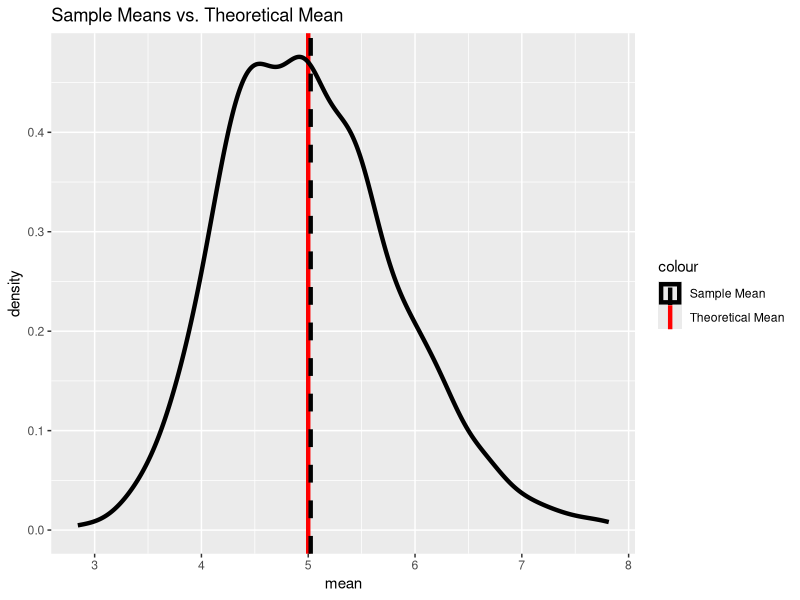
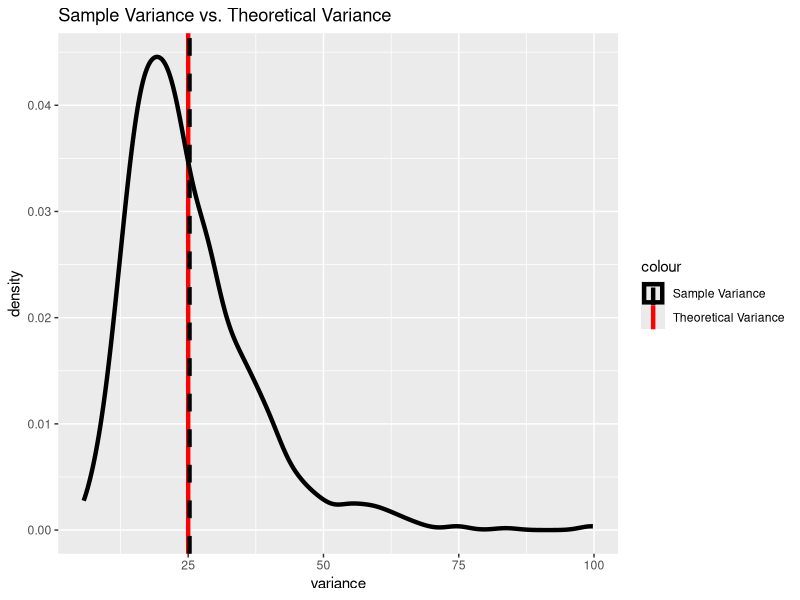
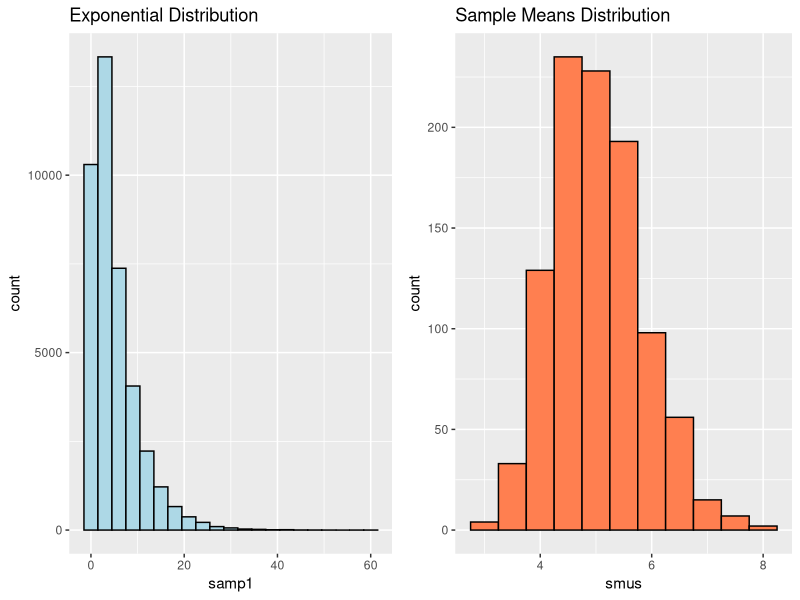

Write the R code that produced these figures, in order.
## ---- chunk 1
knitr::opts_chunk$set(echo = TRUE)
## ---- chunk 2
library(ggplot2)
library(gridExtra)
## ---- chunk 3
## Setting simulation parameters
lambda = 0.2            # Lambda
tmu = 1/lambda          # Theoretical Mean
ts = 1/lambda           # Theoretical Standard Deviation
tvar = ts^2             # Theoretical Variance
n = 40                  # Number of rolls per simulation
ns = 1000               # Number of simulations

## Simulating data
set.seed(123456)
samples <- matrix(rexp(ns*n, rate = lambda), nrow = ns, ncol = n)
## ---- chunk 4
## Calculating sample means
smus <- apply(samples, 1, mean)

## Calculating the center of the distribution
smu <- mean(smus)

## Ploting
g1 <- ggplot(aes(x = smus), data = as.data.frame(smus)) +
      geom_vline(aes(xintercept = tmu, col = "Theoretical Mean"), size = 1.5) + 
      geom_density(aes(col = "Sample Mean"), size = 1.5) + 
      geom_vline(aes(xintercept = smu, col = "Sample Mean"), 
                 linetype = 2, size = 1.5) +
      scale_color_manual(labels = c("Sample Mean", "Theoretical Mean"), 
                         values = c("black", "red")) + 
      xlab("mean") + ggtitle("Sample Means vs. Theoretical Mean")

print(g1)
## ---- chunk 5
## Calculating sample variances
svars <- apply(samples, 1, var)

## Calculating the center of the distribution
svar <- mean(svars)

## Ploting
g2 <- ggplot(aes(x = svars), data = as.data.frame(svars)) +
      geom_vline(aes(xintercept = tvar, col = "Theoretical Variance"), size = 1.5) + 
      geom_density(aes(col = "Sample Variance"), size = 1.5) + 
      geom_vline(aes(xintercept = svar, col = "Sample Variance"), 
                 linetype = 2, size = 1.5) +
      scale_color_manual(labels = c("Sample Variance", "Theoretical Variance"), 
                         values = c("black", "red")) + 
      xlab("variance") + ggtitle("Sample Variance vs. Theoretical Variance")

print(g2)
## ---- chunk 6
## Linearizing samples
samp1 <- as.vector(samples)

## Ploting
g3 <- ggplot(aes(x = samp1), data = as.data.frame(samp1)) + 
      geom_histogram(col = "black", fill = "lightblue", binwidth = 3) +
      ggtitle("Exponential Distribution")
g4 <- ggplot(aes(x = smus), data = as.data.frame(smus)) +
      geom_histogram(col = "black", fill = "coral", binwidth = 0.5) +
      ggtitle("Sample Means Distribution")
grid.arrange(g3, g4, ncol = 2)
